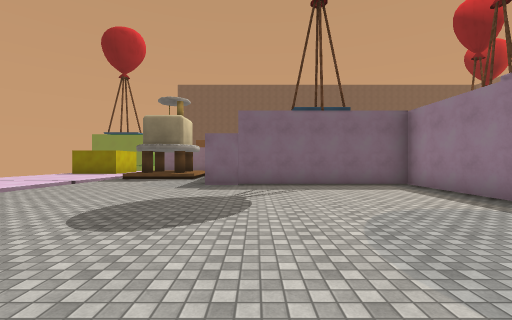
[1] (above)

15 first-person views from a walk through a Unity game level. The camera is 1.5 m above the floor, looks level and sees 90° across. The floor is counted in squares, 2.2 m on a side. Each view is taken from the middle of a square. On the plan, view 1 faces up. The plan holds only what a view shows up to about 9 squares ahead; the rest is blank. The place goes on beyond the plan. The player is left out. Some surface patterns are stand-ins.

[2]
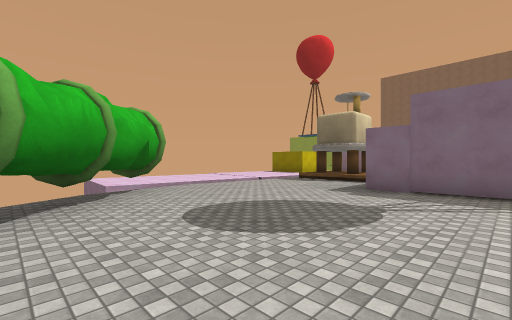

[3]
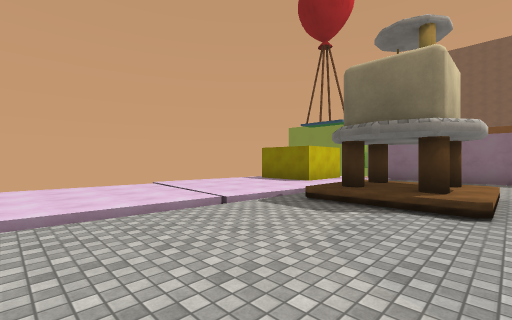

[4]
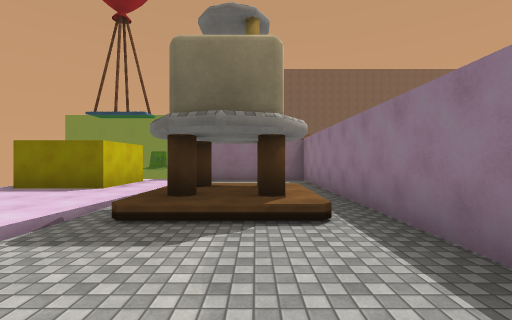

[5]
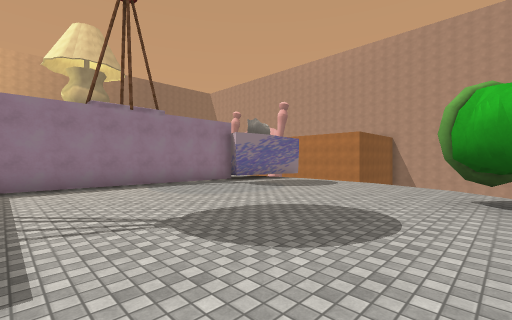

[6]
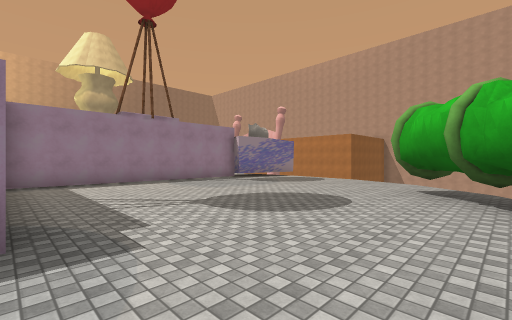

[7]
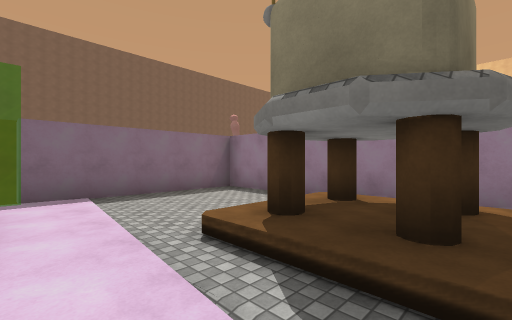

[8]
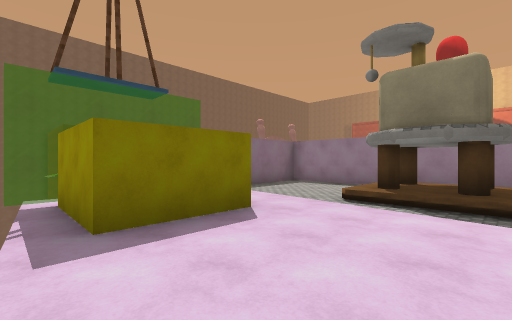

[9]
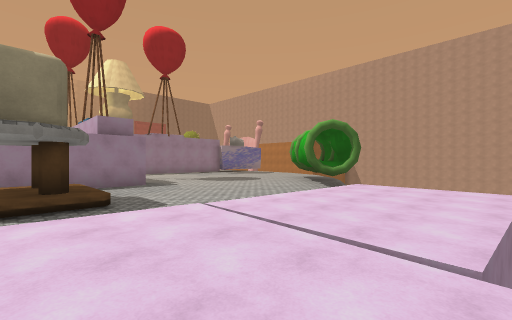

[10]
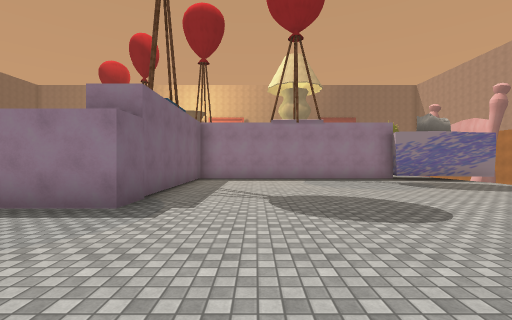

[11]
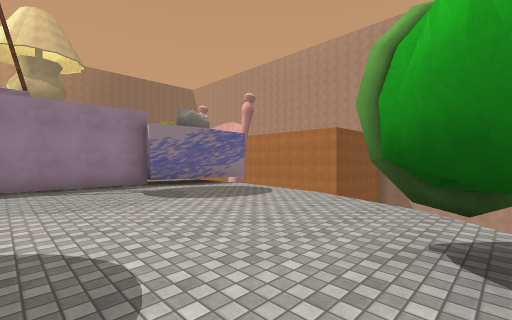

[12]
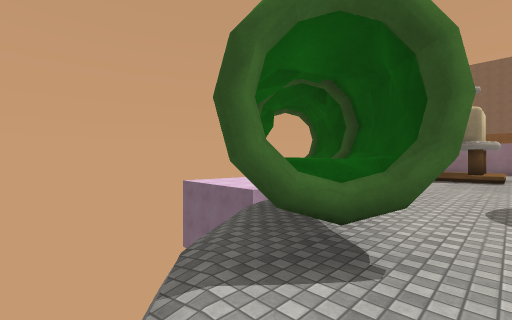

[13]
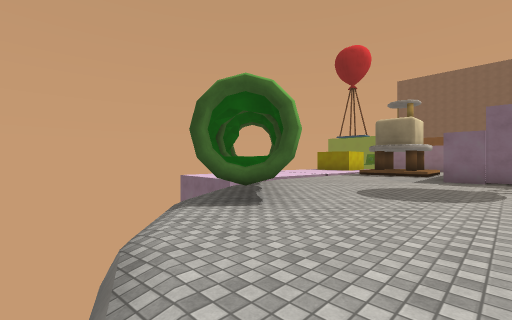

[14]
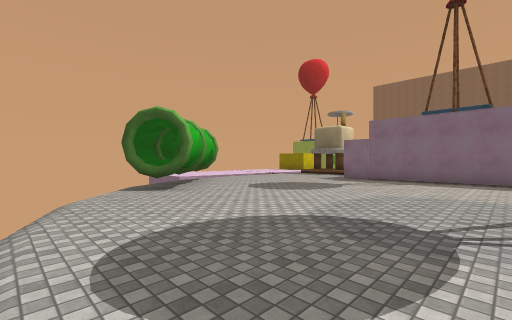

[15]
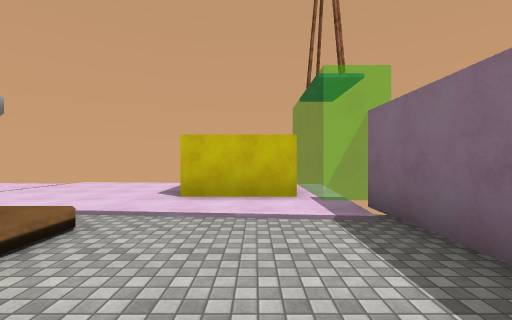

### Floor plan
Key: @ floor where view 1 was taken; # wall or solid block; x gap in a wall; . main floor; : floor 0.5 m higher than the main floor; / step, stairs or slope; = window, fence, low wall or low ledge; ^ raised ledge; v drop or lower ground; O other object.
Columns run from 9 left of view 1 to 5 right of it. Each row starts with its distance up from view 1.
 17  OO
 16
 15 v===#####
 14 ====....#
 13 v##.....#
 12 v##.....#
 11 v..../O/#
 10 ..../O:/#
  9 .....OO/#
  8 v../....#
  7 v../....#######
  6 v.............#
  5 v.............#
  4 v.............#
  3 vvvv^.........#
  2     ##........#
  1     v#^.......#
  0      x...@...O
 -1       v......#
 -2        vv////#

Where each view was taken, in squares from view 1:
view 1: 0 up, 0 right, facing up
view 2: 1 up, 1 right, facing up-left
view 3: 5 up, 2 left, facing up-left
view 4: 6 up, 3 left, facing up
view 5: 6 up, 3 left, facing down-right
view 6: 7 up, 4 left, facing down-right
view 7: 9 up, 6 left, facing up-right
view 8: 9 up, 9 left, facing up-right
view 9: 10 up, 9 left, facing down-right
view 10: 5 up, 5 left, facing right
view 11: 3 up, 3 left, facing down-right
view 12: 1 down, 2 left, facing up-left
view 13: 2 down, 0 right, facing up-left
view 14: 2 down, 3 right, facing up-left
view 15: 13 up, 2 left, facing left
